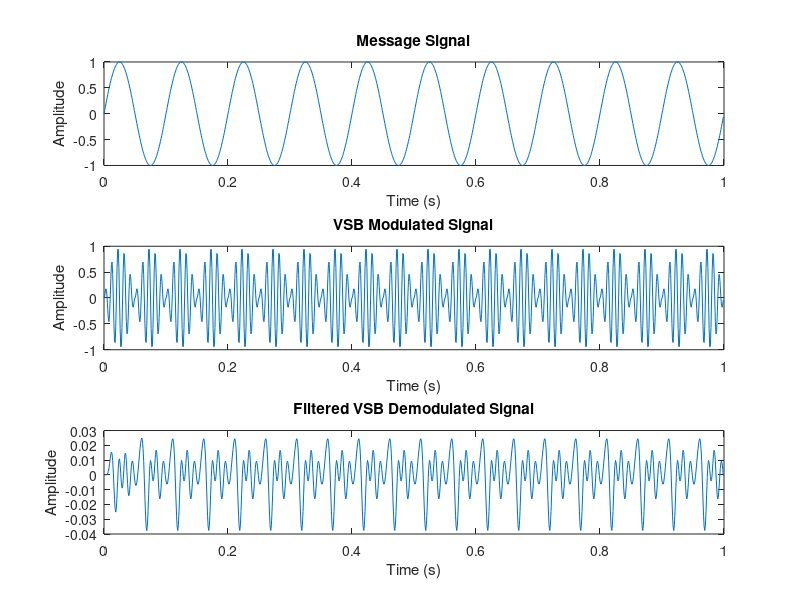
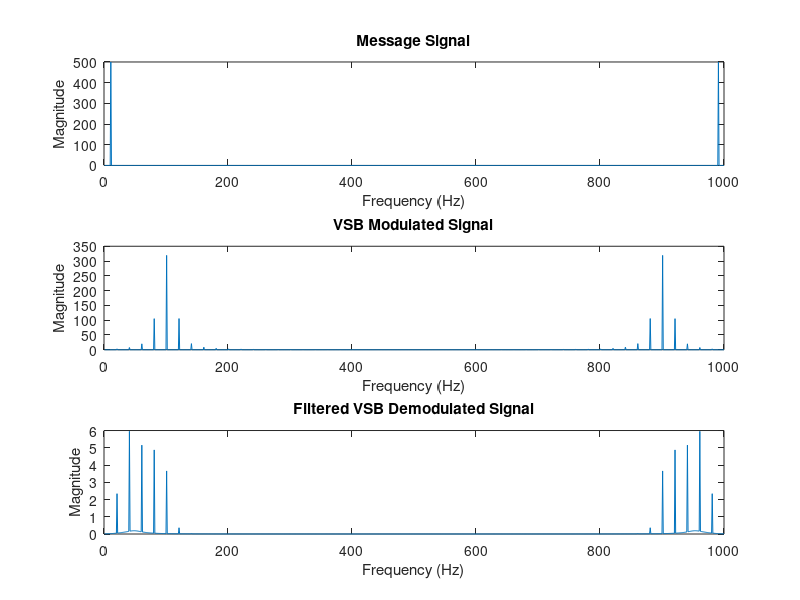

MATLAB code for these plots, in order:
% Sampling frequency
Fs = 1000; 

% Time vector
t = 0:1/Fs:1-1/Fs; 

% Message signal
f = 10;
msg = sin(2*pi*f*t);

% Carrier frequency
fc = 100;

% Modulation index
m = 0.5;

% Generating the carrier signal
carrier = sin(2*pi*fc*t);

% Generating the VSB modulated signal
vsb_modulated = zeros(size(t));
for i=1:length(t)
    if msg(i)>=0
        vsb_modulated(i) = msg(i)*carrier(i);
    else
        vsb_modulated(i) = -msg(i)*carrier(i);
    end
end

% Generating the VSB demodulated signal
vsb_demodulated = zeros(size(t));
for i=1:length(t)
    if vsb_modulated(i)>=0
        vsb_demodulated(i) = vsb_modulated(i)*carrier(i);
    else
        vsb_demodulated(i) = -vsb_modulated(i)*carrier(i);
    end
end

% Low-pass filter
[b,a] = butter(6,2*50/Fs);
filtered_demod = filter(b,a,vsb_demodulated);

% Plotting the signals in time domain
figure;
subplot(3,1,1);
plot(t,msg);
title('Message Signal');
xlabel('Time (s)');
ylabel('Amplitude');

subplot(3,1,2);
plot(t,vsb_modulated);
title('VSB Modulated Signal');
xlabel('Time (s)');
ylabel('Amplitude');

subplot(3,1,3);
plot(t,filtered_demod);
title('Filtered VSB Demodulated Signal');
xlabel('Time (s)');
ylabel('Amplitude');

% Plotting the signals in frequency domain
figure;
subplot(3,1,1);
plot(abs(fft(msg)));
title('Message Signal');
xlabel('Frequency (Hz)');
ylabel('Magnitude');

subplot(3,1,2);
plot(abs(fft(vsb_modulated)));
title('VSB Modulated Signal');
xlabel('Frequency (Hz)');
ylabel('Magnitude');

subplot(3,1,3);
plot(abs(fft(filtered_demod)));
title('Filtered VSB Demodulated Signal');
xlabel('Frequency (Hz)');
ylabel('Magnitude');